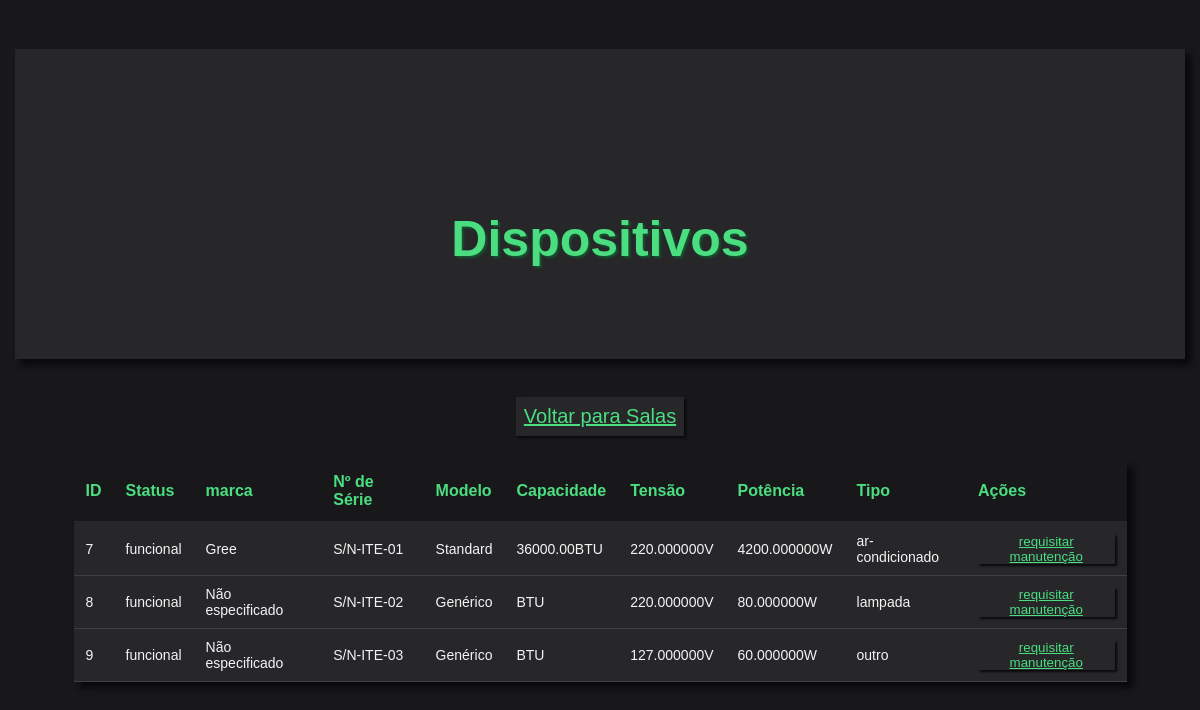
The page /dispositivos.php?cod_sala=4 on the database its author committed.
### tables this page shows
CREATE TABLE Dispositivo(
    id_dispositivo INTEGER AUTO_INCREMENT PRIMARY KEY,
    status VARCHAR(13) CHECK(status IN ('funcional', 'em manutencao', 'defeituoso')), 
    marca VARCHAR(64),
    nr_serie VARCHAR(128) NOT NULL,
    modelo VARCHAR(256) NOT NULL,
    capacidade_btu DECIMAL(16, 2),
    tensao_v DECIMAL(16, 6) NOT NULL,
    potencia_w DECIMAL(16, 6) NOT NULL,
    tipo_dispositivo VARCHAR(16) CHECK(tipo_dispositivo IN ('ar-condicionado', 'tomada', 'televisao', 'lampada', 'outro'))
);

### dispositivos.php (the view, shortened to what this page needs)
<?php
    require_once 'conexao.php';
$cod_sala = $_GET['cod_sala'] ?? null;
if ($cod_sala !== null && $cod_sala !== '') {
    $sql = "SELECT Dispositivo.* FROM Dispositivo
            INNER JOIN Alocacao ON Dispositivo.id_dispositivo = Alocacao.id_dispositivo
            WHERE Alocacao.cod_sala = ?
            ORDER BY Dispositivo.id_dispositivo";
    $stmt = mysqli_prepare($conn, $sql);
    mysqli_stmt_bind_param($stmt, "i", $cod_sala);
    mysqli_stmt_execute($stmt);
    $resultado = mysqli_stmt_get_result($stmt);
} else {
    $sql = "SELECT * FROM Dispositivo ORDER BY id_dispositivo";
    $resultado = mysqli_query($conn, $sql);
}
$disps = mysqli_fetch_all($resultado, MYSQLI_ASSOC);
?>
<!DOCTYPE html>
<html lang="pt">
<head>
    <link rel="stylesheet" href="style.css">
</head>
<body>
    <h1>Dispositivos</h1>
    <p>
        <a href="mapa.php">Voltar para Salas</a>
    </p>
    <table>
        <tr>
            <th>ID</th>
            <th>Status</th>
            <th>marca</th>
            <th>Nº de Série</th>
            <th>Modelo</th>
            <th>Capacidade</th>
            <th>Tensão</th>
            <th>Potência</th>
            <th>Tipo</th>
            <th>Ações</th>
        </tr>
        <?php foreach ($disps as $disp): ?>
            <tr>
                <td><?= htmlspecialchars($disp['id_dispositivo']) ?></td>
                <td><?= htmlspecialchars($disp['status']) ?></td>
                <td><?= htmlspecialchars($disp['marca']) ?></td>
                <td><?= htmlspecialchars($disp['nr_serie']) ?></td>
                <td><?= htmlspecialchars($disp['modelo']) ?></td>
                <td><?= htmlspecialchars($disp['capacidade_btu']) ?>BTU</td>
                <td><?= htmlspecialchars($disp['tensao_v']) ?>V</td>
                <td><?= htmlspecialchars($disp['potencia_w']) ?>W</td>
                <td><?= htmlspecialchars($disp['tipo_dispositivo']) ?></td>
                <td>
                    <a href="requisitar_manutencao.php?id_dispositivo=<?= htmlspecialchars($disp['id_dispositivo']) ?>"><button>requisitar manutenção</button></a>
                </td>
            </tr>
        <?php endforeach; ?>
    </table>
</body>
</html>

### style.css (style rules this page uses)
body { display: flex; background-color: rgb(24, 24, 27); margin: 0px; height: 100vh; flex-direction: column; justify-content: flex-start; align-items: center; }
h1 { background-color: rgb(39, 39, 42); height:240px; width: 100%; padding: 0px; padding-top: 70px; display: flex; justify-content: center; align-items: center; text-align: center; top: -330px; font-size: 50px; color: rgb(74, 222, 128); font-family: sans-serif; text-shadow: 2px 2px 2px rgb(20, 83, 45); box-shadow: 6px 6px 6px rgb(9, 9, 11); }
button { display: flex; justify-content: center; align-items: center; height: 30px; width: 100%; background-color: rgb(39, 39, 42); box-shadow: 2px 2px 2px rgb(9, 9, 11); border: transparent; color: rgb(74, 222, 128); cursor: pointer; }
p { color: rgb(244, 244, 245); font-size: 20px; top: 30px; background-color: rgb(39, 39, 42); box-shadow: 2px 2px 2px rgb(9, 9, 11); padding: 8px; margin: 5px; }
a { color: rgb(74, 222, 128); }
p { color:#4ade80; display: flex; justify-content: center; align-items: center; }
table { width: 90%; max-width: 1200px; border-collapse: collapse; background-color: rgb(39, 39, 42); box-shadow: 6px 6px 6px rgb(9, 9, 11); font-family: sans-serif; margin-top: 20px; }
tr { height: 50px; }
th { background-color: rgb(24, 24, 27); color: rgb(74, 222, 128); padding: 12px; text-align: left; border-bottom: 2px solid rgb(39, 39, 42); font-size: 16px; }
td { padding: 10px 12px; color: rgb(244, 244, 245); border-bottom: 1px solid rgb(63, 63, 70); font-size: 14px; }

### dispositivos.php (style rules this page uses)
body { font-family: sans-serif; margin: 0; padding: 15px; background: #f5f5f5; }

### rows shown on the page
dispositivo: id_dispositivo "7", status "funcional", marca "Gree", nr_serie "S/N-ITE-01", modelo "Standard", capacidade_btu "36000.00", tensao_v "220.000000", potencia_w "4200.000000", tipo_dispositivo "ar-condicionado"
dispositivo: id_dispositivo "8", status "funcional", marca "Não especificado", nr_serie "S/N-ITE-02", modelo "Genérico", tensao_v "220.000000", potencia_w "80.000000", tipo_dispositivo "lampada"
dispositivo: id_dispositivo "9", status "funcional", marca "Não especificado", nr_serie "S/N-ITE-03", modelo "Genérico", tensao_v "127.000000", potencia_w "60.000000", tipo_dispositivo "outro"
